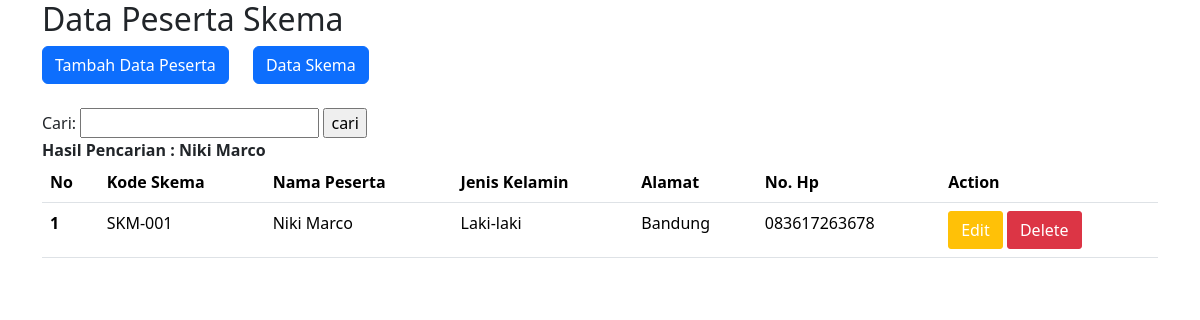
Page /index.php?cari=Niki Marco on the committed database.
### tables this page shows
CREATE TABLE `tb_peserta` (
  `Id_peserta` int(16) NOT NULL,
  `Kd_skema` varchar(16) NOT NULL,
  `Nm_peserta` varchar(255) NOT NULL,
  `Jekel` varchar(16) NOT NULL,
  `Alamat` varchar(255) NOT NULL,
  `No_hp` varchar(16) NOT NULL
);

### index.php (the view, shortened to what this page needs)
<!doctype html>
<html lang="en">
  <head>
    <link href="https://cdn.jsdelivr.net/npm/bootstrap@5.3.2/dist/css/bootstrap.min.css" rel="stylesheet">
  </head>
  <body>
    <div class="container">
        <h2>Data Peserta Skema</h2>
        <a href="tambah_peserta.php" style="margin-right: 10px;"><button type="button" class="btn btn-primary">Tambah Data Peserta</button></a>
        <a href="sertifikasi.php" style="margin-left: 10px;"><button type="button" class="btn btn-primary">Data Skema</button></a>
        <br><br>
        <form action="index.php" method="get">
            <label for="cari">Cari: </label>
            <input type="text" name="cari" id="cari">
            <input type="submit" value="cari">
        </form>
        <?php
        if(isset($_GET['cari']))
        {
            $cari = $_GET['cari'];
            echo "<b>Hasil Pencarian : " . $cari . "</b>";
        }
        ?>
        <table class="table">
            <thead>
                <tr>
                    <th scope="col">No</th>
                    <th scope="col">Kode Skema</th>
                    <th scope="col">Nama Peserta</th>
                    <th scope="col">Jenis Kelamin</th>
                    <th scope="col">Alamat</th>
                    <th scope="col">No. Hp</th>
                    <th scope="col">Action</th>
                </tr>
            </thead>
            <?php
            include "koneksi.php";
            $no = 1;
            if($_SERVER['REQUEST_METHOD'] === 'GET' && isset($_GET['cari']))
            {
                $cari = $_GET['cari'];
                $sql = mysqli_query($koneksi, "SELECT * FROM tb_peserta WHERE Nm_peserta LIKE '%$cari%' OR Alamat LIKE '%$cari%'");
            }
            else {
                $sql = mysqli_query($koneksi, "SELECT * FROM tb_peserta");
            }
            while($data = mysqli_fetch_array($sql)){
                ?>
            <tbody>
                <tr>
                    <th scope="row"><?php echo $no; ?></th>
                    <td><?php echo $data['Kd_skema']; ?></td>
                    <td><?php echo $data['Nm_peserta']; ?></td>
                    <td><?php echo $data['Jekel']; ?></td>
                    <td><?php echo $data['Alamat']; ?></td>
                    <td><?php echo $data['No_hp']; ?></td>
                    <td>
                    <a href="edit_peserta.php?id=<?php print $data['Id_peserta']; ?>" class="btn btn-warning" style="border-radius: 3px; color: white;">Edit</a>
                    <a href="delete_peserta.php?id=<?php print $data['Id_peserta']; ?>" onclick="alert('Data akan dihapus');" class="btn btn-danger" style="border-radius: 3px; color: white;">Delete</a>
                    </td>
                </tr>
                <br>
            <?php
                $no++;
            }
            ?>
        </tbody>
    </table>
    </div>
  </body>
</html>

### rows in the picture
tb_peserta: Kd_skema "SKM-001", Nm_peserta "Niki Marco", Jekel "Laki-laki", Alamat "Bandung", No_hp "083617263678"

### other values in the picture
$cari "Niki Marco"
